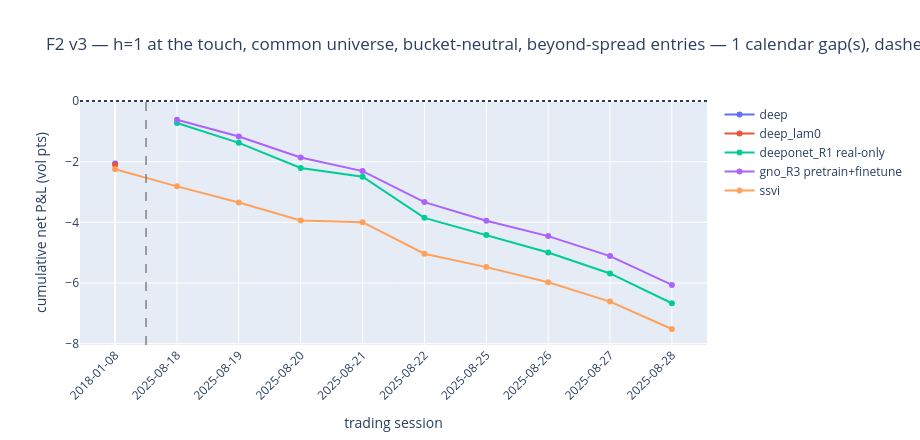

Notebook code for this chart:
### Markdown cell above
## F. Trading the violations — executable arbitrage and residual relative value

Two questions, kept strictly apart.

**F1 — Is there executable static arbitrage in the QUOTES?** Model-free checks inside each
expiry, priced at the touch (buy at the offer, sell at the bid): vertical monotonicity and
butterfly convexity, calls and puts separately. The same checks at MID prices run alongside:
the gap between the two columns is the bid-ask spread absorbing the "violations". The
expected SPX result — mid violations exist, executable ones essentially do not — is a
finding, not a failure: it locates the thesis's arbitrage metrics in MODEL surfaces, and
explains why a violating surface is an internal-consistency defect (wrong hedges, negative
densities, broken Dupire) rather than a map to free money.

**F2 — Is the smoothing residual a tradable SIGNAL?** Not arbitrage: statistical relative
value. Long the cheap decile / short the rich decile vs the surface, unit vega per name,
daily rebalance, net of round-trip half-spreads, fit-gated. Reported gross AND net:
annualized Sharpe, max drawdown, hit rate — per family, clean λ=10 vs dirty λ=0. If the net
book loses while the gross book is flat, the finding is that the residual signal does not
clear round-trip spread costs at a daily horizon — itself a result about market efficiency
net of costs, to be read jointly with the IC (which is cost-free by construction).

First-order vega P&L; entry + exit half-spreads; no slippage, margin, or capacity modeling.
A research backtest on historical data, not a trading system.

### Code cell
# =====================================================================================
# NB05 — F2 v3 (common universe, bucket-neutral, entry filter, horizon x execution sweep)
#
# PASTE LOCATION: in the Section F code cell, keep everything ABOVE
#     bt_rows, gated_days, drop_reasons, precheck_F2 = [], [], [], []
# (i.e. keep F1 and surface_day_rmse) and REPLACE from that line to the END of the cell
# with the block below.
# =====================================================================================

HORIZONS = [int(x) for x in os.environ.get("NB05_F2_HORIZONS", "1,3,5,10").split(",")]
EXEC_LADDER = {"touch": 1.0, "half": 0.5, "mid": 0.0}   # fraction of the full spread paid
MIN_TRADE_NAMES = 20

_PDP_CACHE = None


def parquet_date_pairs_cached():
    global _PDP_CACHE
    if _PDP_CACHE is None:
        _PDP_CACHE = parquet_date_pairs()
    return _PDP_CACHE


def quotes_at_offset(date, h):
    """Quotes h trading days after `date`; (df, failure_reason)."""
    keys = [k for k, _ in parquet_date_pairs_cached()]
    dk = canonical_date(date)
    if dk not in keys:
        return None, "pack date absent from parquet"
    pos = keys.index(dk)
    if pos + h >= len(keys):
        return None, f"no t+{h} trading day in parquet"
    q = load_day_quotes(keys[pos + h])
    return (q, None) if q is not None else (None, f"t+{h} day has no usable quotes")


bt_rows, gated_days, drop_rows, precheck_F2 = [], [], [], []
for date in DATES:
    q0 = load_day_quotes(date)
    if q0 is None:
        precheck_F2.append(dict(date=canonical_date(date), reason="no usable OTM quotes"))
        continue
    strike_col = next((c for c in ["strike", "strike_price"] if c in q0.columns), None)
    if strike_col is None or "exdate" not in q0.columns:
        precheck_F2.append(dict(date=canonical_date(date), reason="missing exdate/strike columns"))
        continue
    kq, tq, ivq = q0["k"].to_numpy(), q0["tau"].to_numpy(), q0["iv"].to_numpy()
    wq = ivq ** 2 * tq
    hold = holdout_mask(date, len(kq))
    if not hold.any():
        precheck_F2.append(dict(date=canonical_date(date), reason="empty holdout"))
        continue
    ex0, st0 = q0["exdate"].to_list(), q0[strike_col].to_list()
    half_iv, cost_note = iv_half_spread(q0, kq, wq, tq)          # per-name HALF-spread, IV units

    day_models = {m: p for (m, d), p in packs.items() if d == canonical_date(date)}
    wtq = 1.0 / (4 * np.maximum(wq, 1e-10) * tq); wtq = wtq / wtq.mean()
    if "ssvi" not in day_models:
        day_models["ssvi"] = ssvi_pack(fit_ssvi(kq, tq, wq, wtq),
                                       kq.min(), kq.max(), tq.min(), tq.max(),
                                       canonical_date(date))

    # -------- COMMON universe: held-out quotes inside EVERY model's domain, finite cost.
    # Comparison symmetry: identical names, identical costs across models; only the surface
    # differs. (v2 evaluated ssvi on its full-range domain vs the operators' box: different
    # universes, different costs -- the cross-model gap was partly a universe artefact.)
    dom_all = np.ones(len(kq), bool)
    for p in day_models.values():
        dom_all &= in_domain(p, kq, tq)
    base = hold & dom_all & np.isfinite(half_iv) & (half_iv <= TRADE_COST_CAP_VP / 100)
    idx0 = np.where(base)[0]
    if len(idx0) < MIN_SIGNAL_NAMES:
        precheck_F2.append(dict(date=canonical_date(date), reason="common universe too small"))
        continue

    # neutralization buckets on the common universe: tau terciles x |k| terciles
    tb = np.digitize(tq[idx0], np.quantile(tq[idx0], [1 / 3, 2 / 3]))
    kb = np.digitize(np.abs(kq[idx0]), np.quantile(np.abs(kq[idx0]), [1 / 3, 2 / 3]))
    bucket0 = tb * 3 + kb

    for h in HORIZONS:
        qh, why = quotes_at_offset(date, h)
        if qh is None:
            precheck_F2.append(dict(date=canonical_date(date), reason=why))
            continue
        nxt = {option_key(e, s): float(v) for e, s, v in
               zip(qh["exdate"].to_list(), qh[strike_col].to_list(), qh["iv"].to_list())}
        jj, dv, bb = [], [], []
        for pos_i, i in enumerate(idx0):
            key = option_key(ex0[i], st0[i])
            if key in nxt:
                jj.append(i); dv.append(nxt[key] - ivq[i]); bb.append(bucket0[pos_i])
        if len(jj) < MIN_SIGNAL_NAMES:
            precheck_F2.append(dict(date=canonical_date(date),
                                    reason=f"t+{h} matched < {MIN_SIGNAL_NAMES}"))
            continue
        jj = np.asarray(jj); dv = np.asarray(dv, float); bb = np.asarray(bb)
        c_full = 2.0 * half_iv[jj]                    # full spread = one round trip per name

        for m, pack in sorted(day_models.items()):
            day_rmse = surface_day_rmse(pack, kq, tq, ivq)
            if day_rmse > F_GATE_VP:
                if h == HORIZONS[0]:
                    gated_days.append(dict(model=m, date=canonical_date(date),
                                           day_rmse_vp=day_rmse))
                continue
            r = ivq[jj] - pack.iv(kq[jj], tq[jj])     # + = quote rich vs surface
            rn = r.copy()                              # bucket-neutral ranking signal
            for b in np.unique(bb):
                rn[bb == b] -= rn[bb == b].mean()
            f = np.abs(r) > half_iv[jj]                # ENTRY FILTER: mispriced beyond its
            n_f = int(f.sum())                         # own half-spread (the F1 bridge)
            if n_f < MIN_TRADE_NAMES:
                drop_rows.append(dict(model=m, date=canonical_date(date), h=h,
                                      reason="beyond-spread universe < min", n_filter=n_f))
                continue
            rr, dvv, cf = rn[f], dv[f], c_full[f]
            qlo, qhi = np.quantile(rr, [0.1, 0.9])
            L, S = rr <= qlo, rr >= qhi
            if L.sum() < 3 or S.sum() < 3:
                drop_rows.append(dict(model=m, date=canonical_date(date), h=h,
                                      reason="degenerate deciles", n_filter=n_f))
                continue
            gross = float(np.mean(dvv[L]) - np.mean(dvv[S])) * 100
            cost_touch = float(np.mean(cf[L]) + np.mean(cf[S])) * 100
            for ex_name, mult in EXEC_LADDER.items():
                bt_rows.append(dict(model=m, h=h, exec=ex_name, date=canonical_date(date),
                                    n_universe=len(jj), n_filter=n_f,
                                    n_traded=int(L.sum() + S.sum()),
                                    day_rmse_vp=day_rmse, pnl_gross_vp=gross,
                                    cost_vp=mult * cost_touch,
                                    pnl_net_vp=gross - mult * cost_touch,
                                    cost_basis=cost_note))

if precheck_F2:
    print("[F2 precheck] skips:")
    print(pl.DataFrame(precheck_F2).group_by("reason").len().sort("len", descending=True))
if gated_days:
    print(f"[F2 gate] {len(gated_days)} model-day(s) excluded "
          f"(in-domain surface RMSE > {F_GATE_VP} vp).")
if drop_rows:
    print("[F2 drop]:")
    print(pl.DataFrame(drop_rows).group_by(["reason"]).len().sort("len", descending=True))

if bt_rows:
    bt = pl.DataFrame(bt_rows).sort(["model", "h", "exec", "date"])
    bt.write_parquet(OUT_DIR / "nb05_backtest_daily.parquet")

    stats_rows = []
    for (m, h, ex), s in bt.group_by(["model", "h", "exec"], maintain_order=True):
        s = s.sort("date")
        take = list(range(0, s.height, int(h)))        # non-overlapping stride: one round
        pnl = s["pnl_net_vp"].to_numpy()[take]         # trip per h-day holding period
        g = s["pnl_gross_vp"].to_numpy()[take]
        n = len(pnl)
        mu = float(np.mean(pnl))
        sd = float(np.std(pnl, ddof=1)) if n > 1 else float("nan")
        ann = np.sqrt(252.0 / int(h))
        sharpe = float(mu / sd * ann) if sd == sd and sd > 0 else float("nan")
        cum = np.cumsum(pnl)
        maxdd = float(np.max(np.maximum.accumulate(cum) - cum)) if n else float("nan")
        stats_rows.append(dict(model=str(m), h=int(h), exec=str(ex), n_periods=n,
                               mean_n_filter=float(s["n_filter"].mean()),
                               mean_gross_vp=float(np.mean(g)),
                               mean_cost_vp=float(s["cost_vp"].to_numpy()[take].mean()),
                               mean_net_vp=mu, ann_sharpe=sharpe,
                               hit_rate=float(np.mean(pnl > 0)), max_drawdown_vp=maxdd))
    bt_stats = pl.DataFrame(stats_rows).sort(["exec", "model", "h"])
    bt_stats.write_parquet(OUT_DIR / "nb05_backtest_stats.parquet")

    for ex in ["touch", "half", "mid"]:
        piv = (bt_stats.filter(pl.col("exec") == ex)
                        .pivot(values="ann_sharpe", index="model", on="h")
                        .sort("model"))
        print(f"\n[F2] annualized Sharpe (net), execution = {ex}  "
              f"(columns = holding horizon, trading days):")
        print(piv)
    print("\n[F2] full stats table (per model x horizon x execution):")
    print(bt_stats)

    # cumulative net P&L plot, h=1 at the touch (the headline case), categorical axis
    b1 = bt.filter((pl.col("h") == 1) & (pl.col("exec") == "touch"))
    if b1.height:
        all_dates = b1["date"].unique().sort().to_list()
        pos = {d: i for i, d in enumerate(all_dates)}
        fig = go.Figure()
        for m in b1["model"].unique().sort().to_list():
            s = b1.filter(pl.col("model") == m).sort("date")
            fig.add_trace(go.Scatter(x=[pos[d] for d in s["date"].to_list()],
                                     y=np.cumsum(s["pnl_net_vp"].to_numpy()),
                                     mode="lines+markers", name=m,
                                     customdata=s["date"].to_list(),
                                     hovertemplate="%{customdata}<br>cum %{y:.2f} vp"
                                                   "<extra>" + m + "</extra>"))
        _d = [np.datetime64(d) for d in all_dates]
        gaps = [i for i in range(1, len(_d))
                if (_d[i] - _d[i - 1]).astype("timedelta64[D]").astype(int) > 5]
        for i in gaps:
            fig.add_vline(x=i - 0.5, line_dash="dash", line_color="rgba(120,120,120,0.7)")
        step = max(1, len(all_dates) // 12)
        fig.add_hline(y=0, line_dash="dot")
        fig.update_layout(width=920, height=440,
                          title="F2 v3 — h=1 at the touch, common universe, bucket-neutral, "
                                "beyond-spread entries"
                                + (f" — {len(gaps)} calendar gap(s), dashed" if gaps else ""),
                          xaxis=dict(title="trading session",
                                     tickmode="array",
                                     tickvals=list(range(0, len(all_dates), step)),
                                     ticktext=[all_dates[i] for i in
                                               range(0, len(all_dates), step)],
                                     tickangle=-45),
                          yaxis_title="cumulative net P&L (vol pts)")
        fig.show()

    n_bt_days = bt["date"].n_unique()
    if n_bt_days < 60:
        avg_dec = bt.filter(pl.col("h") == 1)["n_traded"].mean()
        print(f"\n[power] {n_bt_days} day(s); average traded names/day ~ "
              f"{0 if avg_dec is None else avg_dec:.0f}. Pipeline validation, not evidence.")
    print("[F2] Reading grid: `mid` execution bounds the market-maker capture of the signal; "
          "`touch` is what a taker pays; horizons separate 1-day momentum from multi-day "
          "reversion. The entry filter counts quotes mispriced beyond their own half-spread "
          "-- the direct bridge to F1. Clean-vs-dirty stays valid in every cell: identical "
          "universes, identical costs.")
else:
    print("[F2] no backtestable model-days — see the precheck/gate/drop tables above.")

### Figure 1 — Plotly figure (JSON) as saved in the notebook; plotly's stock layout.template omitted (floating-point values rounded to 4 significant figures)
{"data": [{"customdata": ["2018-01-08"], "hovertemplate": "%{customdata}<br>cum %{y:.2f} vp<extra>deep</extra>", "mode": "lines+markers", "name": "deep", "type": "scatter", "x": [0], "y": [-2.057]}, {"customdata": ["2018-01-08"], "hovertemplate": "%{customdata}<br>cum %{y:.2f} vp<extra>deep_lam0</extra>", "mode": "lines+markers", "name": "deep_lam0", "type": "scatter", "x": [0], "y": [-2.098]}, {"customdata": ["2025-08-18", "2025-08-19", "2025-08-20", "2025-08-21", "2025-08-22", "2025-08-25", "2025-08-26", "2025-08-27", "2025-08-28"], "hovertemplate": "%{customdata}<br>cum %{y:.2f} vp<extra>deeponet_R1 real-only</extra>", "mode": "lines+markers", "name": "deeponet_R1 real-only", "type": "scatter", "x": [1, 2, 3, 4, 5, 6, 7, 8, 9], "y": [-0.7274, -1.38, -2.206, -2.494, -3.853, -4.415, -4.995, -5.686, -6.668]}, {"customdata": ["2025-08-18", "2025-08-19", "2025-08-20", "2025-08-21", "2025-08-22", "2025-08-25", "2025-08-26", "2025-08-27", "2025-08-28"], "hovertemplate": "%{customdata}<br>cum %{y:.2f} vp<extra>gno_R3 pretrain+finetune</extra>", "mode": "lines+markers", "name": "gno_R3 pretrain+finetune", "type": "scatter", "x": [1, 2, 3, 4, 5, 6, 7, 8, 9], "y": [-0.6197, -1.172, -1.864, -2.31, -3.333, -3.95, -4.455, -5.113, -6.064]}, {"customdata": ["2018-01-08", "2025-08-18", "2025-08-19", "2025-08-20", "2025-08-21", "2025-08-22", "2025-08-25", "2025-08-26", "2025-08-27", "2025-08-28"], "hovertemplate": "%{customdata}<br>cum %{y:.2f} vp<extra>ssvi</extra>", "mode": "lines+markers", "name": "ssvi", "type": "scatter", "x": [0, 1, 2, 3, 4, 5, 6, 7, 8, 9], "y": [-2.248, -2.815, -3.349, -3.94, -3.996, -5.034, -5.477, -5.975, -6.614, -7.517]}], "layout": {"height": 440, "shapes": [{"line": {"color": "rgba(120,120,120,0.7)", "dash": "dash"}, "type": "line", "x0": 0.5, "x1": 0.5, "xref": "x", "y0": 0, "y1": 1, "yref": "y domain"}, {"line": {"dash": "dot"}, "type": "line", "x0": 0, "x1": 1, "xref": "x domain", "y0": 0, "y1": 0, "yref": "y"}], "title": {"text": "F2 v3 — h=1 at the touch, common universe, bucket-neutral, beyond-spread entries — 1 calendar gap(s), dashed"}, "width": 920, "xaxis": {"tickangle": -45, "tickmode": "array", "ticktext": ["2018-01-08", "2025-08-18", "2025-08-19", "2025-08-20", "2025-08-21", "2025-08-22", "2025-08-25", "2025-08-26", "2025-08-27", "2025-08-28"], "tickvals": [0, 1, 2, 3, 4, 5, 6, 7, 8, 9], "title": {"text": "trading session"}}, "yaxis": {"title": {"text": "cumulative net P&L (vol pts)"}}}}
